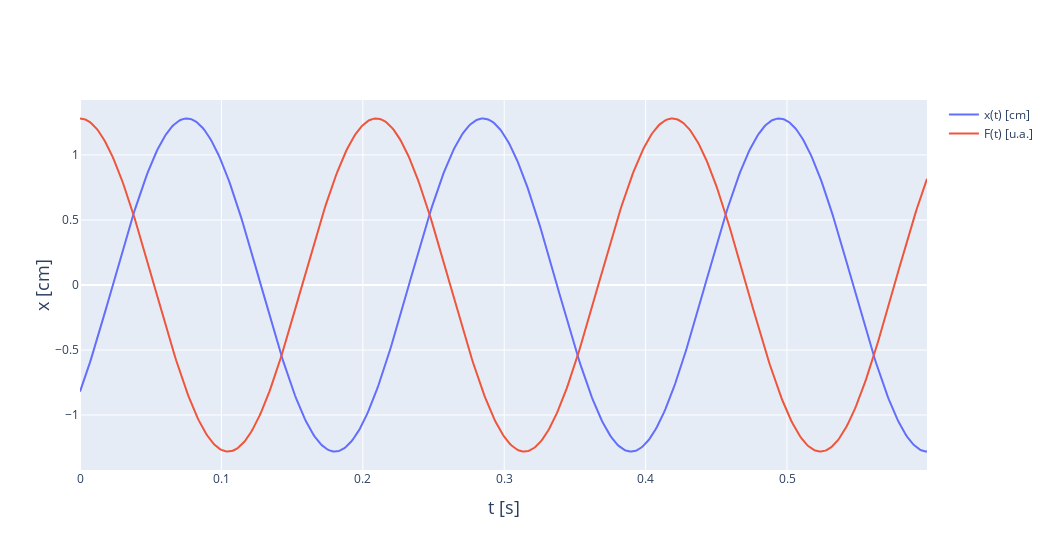

Source (notebook cell):
### Code cell
fig = go.Figure()
fig.update_layout(showlegend=True, width=1050, height=550)
fig.update_yaxes(automargin=False)
fig.update_xaxes(title_text='t [s]', titlefont=dict(size=18))
fig.update_yaxes(title_text='x [cm]', titlefont=dict(size=18), title_standoff = 0)
# fig.update_yaxes(showticklabels=False)
# fig.update_yaxes(range = [-1,1])

ts = np.arange(0,0.6,0.001)
fig.add_trace(
    go.Scatter(
            mode='lines',
            name="x(t) [cm]",
            x=ts,
            y=[s.xest(t)*100 for t in ts]
        )
)
fig.add_trace(
    go.Scatter(
            mode='lines',
            name="F(t) [u.a.]",
            x=ts,
            y=[s.F(t)*100*s.Aest/s.F0 for t in ts]
        )
)

### Figure 1 — Plotly figure (JSON) as saved in the notebook; plotly's stock layout.template omitted (floating-point values rounded to 4 significant figures; data arrays with more than 128 entries replaced by an {"elided": "..."} marker saying what was removed)
{"data": [{"mode": "lines", "name": "x(t) [cm]", "type": "scatter", "x": {"elided": "600 float values"}, "y": {"elided": "600 float values"}}, {"mode": "lines", "name": "F(t) [u.a.]", "type": "scatter", "x": {"elided": "600 float values"}, "y": {"elided": "600 float values"}}], "layout": {"height": 550, "showlegend": true, "width": 1050, "xaxis": {"title": {"font": {"size": 18}, "text": "t [s]"}}, "yaxis": {"automargin": false, "title": {"font": {"size": 18}, "standoff": 0, "text": "x [cm]"}}}}
